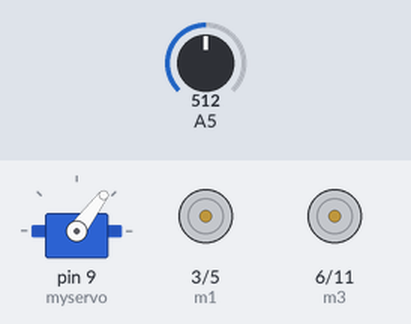
Recording of a sketch running on a simulated Arduino Uno, built with avr-gcc and run on an emulated ATmega328P. Shown: servo, motor-driver pin pairs drawn as motors (green arrow = first pin HIGH = forward, orange = second pin HIGH = backward, longer = more drive). The inputs (shaded band) are chosen by the test bench; at power-on: A5 = 512. What the sketch prints to the serial monitor is not drawn.

Above: at 0.15 s.
At 0.75 s:
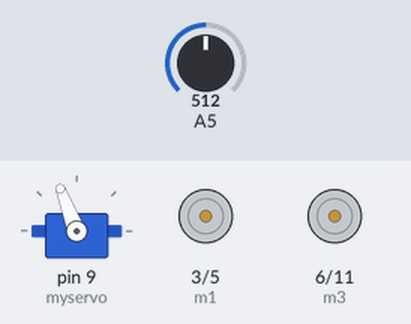
At 1.6 s:
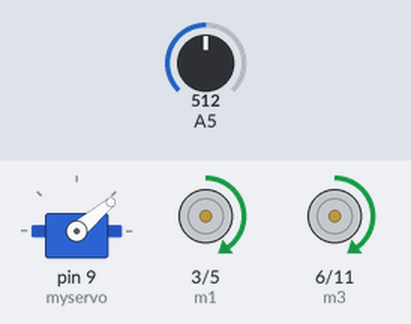
Timing chart, 0 to 3.1 s (numbered marks = the images above):
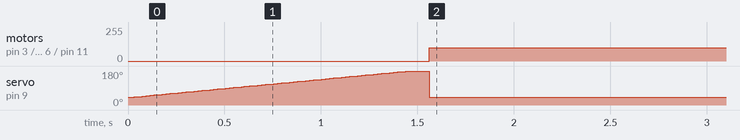

Measured:
- by itself, motor on pin 3 (m1) / pin 5 (m2), motor on pin 6 (m3) / pin 11 (m4): stopped → forward 100/255 at 1.6 s
- by itself, servo on pin 9 (myservo): rises from 40° to 180° in 1.4 s, then falls to 40° in 0.10 s

The sketch:

sketch_feb21a.ino
```cpp
long distance;
int m1=3,m2=5,m3=6,m4=11;
int sml=10000;
int save;
#include <Servo.h>
Servo myservo;
int dly=200;
int j,i,ai;
int cnt=0;
int photodiode=A5;
int pos = 0;
void setup()
{
   myservo.attach(9);

  pinMode(m1,OUTPUT);
  pinMode(m2,OUTPUT);
  pinMode(m3,OUTPUT);
  pinMode(m4,OUTPUT);
  Serial.begin(9600);


}

void loop()
{
 myservo.write(pos);
  for (pos =40; pos <= 180; pos +=1)
  {
    myservo.write(pos);

     ai=analogRead(A5);
 Serial.println(ai);
   //Serial.println(distance);
   delay(10);
   if(distance<sml)
   {
    sml=distance;
    save = pos;
   }

}
for (pos =180; pos >= 400; pos -=1)
  {
    myservo.write(pos);

     ai=analogRead(A5);
 Serial.println(ai);
   //Serial.println(distance);
   delay(10);
   if(distance<sml)
   {
    sml=distance;
    save = pos;
   }

}
delay(100);
myservo.write(save);
analogWrite(m1,100);
  analogWrite(m2,0);
  analogWrite(m3,100);
 analogWrite(m4,0);

delay(400000);
}
```
